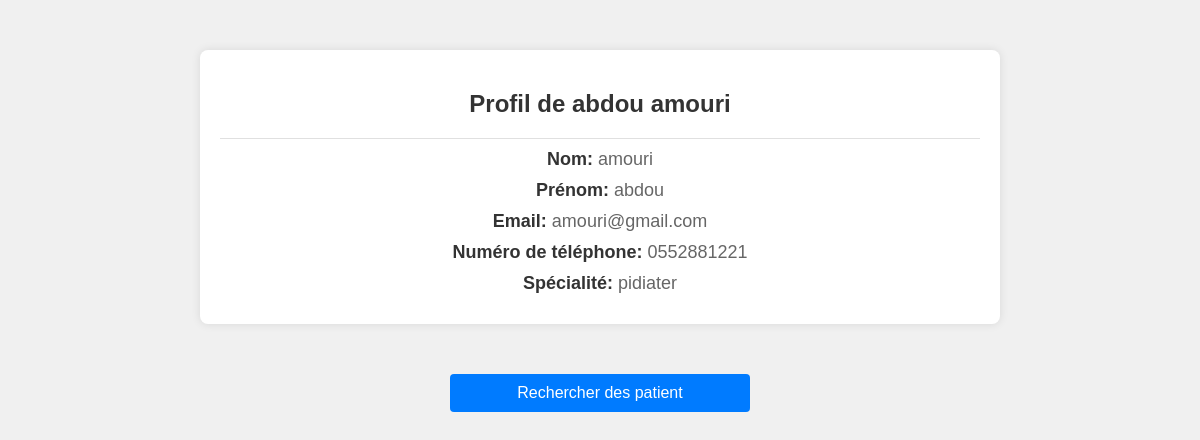
/profile_pharma.php (signed in), run on the app's committed database.
### profile_pharma.php (the view, shortened to what this page needs)
<?php
include("connexion.php");
$medecin_id = $_SESSION['medecin_id'];
$query = "SELECT * FROM médecin WHERE id = $medecin_id";
$result = mysqli_query($con, $query);
if ($result && mysqli_num_rows($result) > 0) {
    $medecin_data = mysqli_fetch_assoc($result);
} else {
    echo "Erreur: Impossible de récupérer les informations du médecin.";
    exit;
}
?>
<!DOCTYPE html>
<html lang="fr">
<head>
    <link rel="stylesheet" href="profilmedcin.css">
</head>
<body>
    <div class="container">
        <div class="profile">
            <h1>Profil de <?php echo $medecin_data['prenom'] . " " . $medecin_data['nom']; ?></h1>
            <p><strong>Nom:</strong> <?php echo $medecin_data['nom']; ?></p>
            <p><strong>Prénom:</strong> <?php echo $medecin_data['prenom']; ?></p>
            <p><strong>Email:</strong> <?php echo $medecin_data['email']; ?></p>
            <p><strong>Numéro de téléphone:</strong> <?php echo $medecin_data['numtlf']; ?></p>
            <p><strong>Spécialité:</strong> <?php echo $medecin_data['specialite']; ?></p>
        </div>
    </div>
    <button class="button-recherche" onclick="window.location.href='http://localhost/formation/pharm.php'".<?php echo $medecin_data['id']; ?>."'">Rechercher des patient</button>
</body>
</html>

### profilmedcin.css (style rules this page uses)
body { font-family: Arial, sans-serif; background-color: #f0f0f0; margin: 0; padding: 0; }
.container { width: 80%; max-width: 800px; margin: 50px auto; background-color: #ffffff; box-shadow: 0 0 10px rgba(0, 0, 0, 0.1); border-radius: 8px; overflow: hidden; }
.profile { padding: 20px; text-align: center; }
.profile h1 { margin: 0; padding: 20px 0; font-size: 24px; color: #333; border-bottom: 1px solid #e0e0e0; }
.profile p { font-size: 18px; margin: 10px 0; color: #666; }
.profile p strong { color: #333; }
.button-recherche { display: block; width: 80%; max-width: 300px; margin: 20px auto; padding: 10px 20px; font-size: 16px; color: #ffffff; background-color: #007bff; border: none; border-radius: 4px; cursor: pointer; text-align: center; text-decoration: none; }

### data on the page
médecin: prenom "abdou", nom "amouri", email "amouri@gmail.com", numtlf "0552881221", specialite "pidiater"
